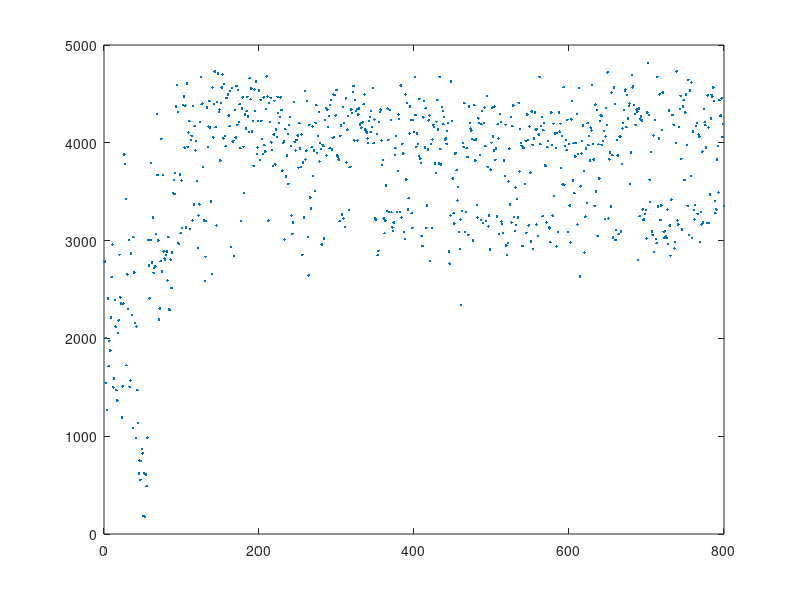

Source code (MATLAB): (Note: this script raises an error after producing the figure.)
%% Continous reward: workers
data = load("data/dqnWorkerReward.csv");
[n, p] = size(data);
scores=data(1:800,1);
%time=dqnWorkerReward(1:n,2)
plot([1:800], scores, '.');
lsline;

%% Sparse reward: total mineral count
data = load("data/dqnSparse.csv");
[n, p] = size(data);
scores=data(1:n,1);
%time=dqnSparse(1:n,2)
plot([1:n], scores, '.');
lsline;

%% Continous reward: total mineral count

data = load("data/dqnTotalMineral.csv")
[n, p] = size(data)
scores=data(1:n,1)
%time=dqnTotalMineral(1:n,2)
plot([1:n], scores, '.')
lsline

%% Naive Boltzmann, sparse reward, total mineral count

data = load("data/dqnBoltzmannNaiveSparse.csv")
[n, p] = size(data);
scores=data(1:n,1);
%time=dqnBoltzmannNaiveSparse(1:n,2)
plot([1:n], scores, '.');
lsline;

%% Naive Boltzmann, continous reward

data = load("data/dqnBoltzmannNaive.csv");
[n, p] = size(data);
scores=data(1:n,1);
plot([1:n], scores, '.');
lsline;

%% Naive Boltzmann, continous reward, linear output layer

data = load("data/dqnBoltzmannNaiveLinear.csv")
[n, p] = size(data);
scores=data(1:n,1);
plot([1:n], scores, '.');
lsline;

%% Continous worker rewards, with supplies in data
data = load("data/dqnWorkerRewardSupply2.csv")
[n, p] = size(data);
scores=data(1:n,1);
supply=data(1:n,4);
steps=data(1:n,3);
explorationDecay=0.9999

clf
scatter([1:n], scores, 20, supply, 'filled')
hold on
yyaxis right
plot([1:n], max(1*explorationDecay.^steps, 0.05));
hold off
c = colorbar;
yyaxis left

title('',...
    'FontUnits','points',...
    'interpreter','latex',...
    'FontWeight','normal',...
    'FontSize',12,...
    'FontName','Times')
ylabel({'score'},...
    'FontUnits','points',...
    'interpreter','latex',...
    'FontWeight','normal',...
    'FontSize',18,...z
    'FontName','Times')
xlabel('episode',...
    'FontUnits','points',...
    'interpreter','latex',...
    'FontWeight','normal',...
    'FontSize',18,...
    'FontName','Times')
ylabel(c, 'workers');
set(gca,...
    'FontSize',10);
ylim([0 5000])

name = ['figures/', 'dqnWorkerRewardSupply', '.eps'];
print('-depsc2', name);

%% Continous worker rewards, with pre-determined supply depot locations
data = load("data/dqnWorkerRewardSupplyLocations.csv")
[n, p] = size(data);
m = n
scores=data(1:m,1);
supply=data(1:m,4);
steps=data(1:m,3);
explorationDecay=0.9999;

clf
scatter([1:m], scores, 20, supply, 'filled')
hold on
yyaxis right
plot([1:m], max(1*explorationDecay.^steps, 0.05));
hold off
c = colorbar;
yyaxis left

title('',...
    'FontUnits','points',...
    'interpreter','latex',...
    'FontWeight','normal',...
    'FontSize',12,...
    'FontName','Times')
ylabel({'score'},...
    'FontUnits','points',...
    'interpreter','latex',...
    'FontWeight','normal',...
    'FontSize',18,...z
    'FontName','Times')
xlabel('episode',...
    'FontUnits','points',...
    'interpreter','latex',...
    'FontWeight','normal',...
    'FontSize',18,...
    'FontName','Times')
ylabel(c, 'workers');
set(gca,...
    'FontSize',10);
ylim([0 5000])

name = ['figures/', 'dqnWorkerRewardSupplyLocation', '.eps'];
print('-depsc2', name);

%% Random action
data = load("data/dqnRandom.csv")
[n, p] = size(data);
m = 800
scores=data(1:m,1);
supply=data(1:m,4);

scatter([1:m], scores, 20, supply, 'filled')
c = colorbar

title('',...
    'FontUnits','points',...
    'interpreter','latex',...
    'FontWeight','normal',...
    'FontSize',12,...
    'FontName','Times')
ylabel({'score'},...
    'FontUnits','points',...
    'interpreter','latex',...
    'FontWeight','normal',...
    'FontSize',18,...
    'FontName','Times')
xlabel('episode',...
    'FontUnits','points',...
    'interpreter','latex',...
    'FontWeight','normal',...
    'FontSize',18,...
    'FontName','Times')
ylabel(c, 'workers');
set(gca,...
    'FontSize',10);
%ylim([-1.5 1.5])

name = ['figures/', 'dqnRandom', '.eps'];
print('-depsc2', name);

%% Random vs Continous worker reward pre-determined supply
data1 = load("data/dqnRandom.csv")
data2 = load("data/dqnWorkerRewardSupplyLocationExpdecay5-9.csv")
[n1, p1] = size(data1);
[n2, p2] = size(data2);
m = min(n1, n2);

scores1=data1(1:m,1);
workers1=data1(1:m,4)
scores2=data2(1:m,1);
workers2=data2(1:m,4);

clf
hold on
scatter([1:m], scores1, 20, 'filled', 'MarkerFaceColor', [0 0.4470 0.7410])
scatter([1:m], scores2, 20, 'filled', 'MarkerFaceColor', [0.9290 0.6940 0.1250])
hold off
m1 = mean(scores1)
s1 = std(scores1)
m2 = mean(scores2)
s2 = std(scores2)
%histogram(scores1(300:m))
%histogram(scores2(300:m))

%['Fyrkantsv\aa g, $k = ', num2str(k), '$']
title('',...
    'FontUnits','points',...
    'interpreter','latex',...
    'FontWeight','normal',...
    'FontSize',12,...
    'FontName','Times')
ylabel({'score'},...
    'FontUnits','points',...
    'interpreter','latex',...
    'FontWeight','normal',...
    'FontSize',18,...
    'FontName','Times')
xlabel('episode',...
    'FontUnits','points',...
    'interpreter','latex',...
    'FontWeight','normal',...
    'FontSize',18,...
    'FontName','Times')
legend('Random','Trained');
set(gca,...
    'FontSize',10);
%ylim([-1.5 1.5])

name = ['figures/', 'randomVsWorkerRewardPreDetermined', '.eps'];
print('-depsc2', name);

%% Continous worker rewards, random supply depots, 5 nines 
data = load("data/dqnWorkerRewardExpdecay5-9.csv")
[n, p] = size(data);
m = n
scores=data(1:m,1);
supply=data(1:m,4);
steps=data(1:m,3);
explorationDecay=0.99999;

clf
scatter([1:m], scores, 20, supply, 'filled')
hold on
yyaxis right
plot([1:m], max(1*explorationDecay.^steps, 0.05));
hold off
c = colorbar;
yyaxis left

title('',...
    'FontUnits','points',...
    'interpreter','latex',...
    'FontWeight','normal',...
    'FontSize',12,...
    'FontName','Times')
ylabel({'score'},...
    'FontUnits','points',...
    'interpreter','latex',...
    'FontWeight','normal',...
    'FontSize',18,...z
    'FontName','Times')
xlabel('episode',...
    'FontUnits','points',...
    'interpreter','latex',...
    'FontWeight','normal',...
    'FontSize',18,...
    'FontName','Times')
ylabel(c, 'workers');
set(gca,...
    'FontSize',10);
%ylim([-1.5 1.5])

name = ['figures/', 'dqnWorkerRewardExpdecay5-9', '.eps'];
print('-depsc2', name);



%% Continous worker rewards, better pre-determined supply depots, 5 nines 
data = load("data/dqnWorkerRewardSupplyLocationExpdecay5-9.csv")
[n, p] = size(data);
m = n
scores=data(1:m,1);
supply=data(1:m,4);
steps=data(1:m,3);
explorationDecay=0.99999;

clf
scatter([1:m], scores, 20, supply, 'filled');
hold on
yyaxis right
plot([1:m], max(1*explorationDecay.^steps, 0.05) * 100, 'Color', 	[0, 0.4470, 0.7410]);
yyaxis left
stepSize=100
means = []
deviations = []
j = 1
for i=1:stepSize:m-stepSize
    i
    means(j)=mean(scores(i:i+stepSize));
    deviations(j)=std(scores(i:i+stepSize));
    j = j + 1;
end
means;
deviations;
%eb = errorbar([1:stepSize:m-stepSize] + stepSize/2, means, deviations * 2)
%eb.Color = 'black';
%eb.CapSize = stepSize/4;
hold off
c = colorbar;
%yyaxis left

title('',...
    'FontUnits','points',...
    'interpreter','latex',...
    'FontWeight','normal',...
    'FontSize',12,...
    'FontName','Times')
ylabel({'score'},...
    'FontUnits','points',...
    'interpreter','latex',...
    'FontWeight','normal',...
    'FontSize',18,...
    'FontName','Times')
xlabel('episode',...
    'FontUnits','points',...
    'interpreter','latex',...
    'FontWeight','normal',...
    'FontSize',18,...
    'FontName','Times')
ylabel(c, 'workers');
yyaxis right
ylabel({'exploration rate'},...
    'FontUnits','points',...
    'interpreter','latex',...
    'FontWeight','normal',...
    'FontSize',18,...z
    'FontName','Times')
ytickformat('percentage');
yyaxis left
set(gca,...
    'FontSize',10);
line([710 710], [500 5000], 'LineStyle','--', 'Color', 	[0, 0.4470, 0.7410])
legend('Network score', 'Exploration min', 'Exploration rate', ...
    'Location', 'SouthWest');
%xlim([0 710])

name = ['figures/', 'dqnWorkerRewardSupplyLocationExpdecay5-9', '.eps'];
print('-depsc2', name);
print('BarPlot', '-dpng');

%clf
m1 = mean(scores)
s1 = std(scores)
hold on
%histogram(scores(1000:1400), 'BinWidth', 200)
%histogram(scores(300:700), 'BinWidth', 200)
hold off

%% Continous worker rewards, 
% better pre-determined supply depots, 5 nines Test

data = load("data/dqnWorkerRewardSupplyLocationExpdecay5-9Test.csv")
[n, p] = size(data);
m = n
scores=data(1:m,1);
supply=data(1:m,4);
steps=data(1:m,3);
explorationDecay=0.99999;

clf
scatter([1:m], scores, 20, supply, 'filled');
hold on
yyaxis right
plot([1:m], max(1*explorationDecay.^steps, 0.05));
yyaxis left
stepSize=100
means = []
deviations = []
j = 1
for i=1:stepSize:m-stepSize
    i
    means(j)=mean(scores(i:i+stepSize));
    deviations(j)=std(scores(i:i+stepSize));
    j = j + 1;
end
means;
deviations;
%eb = errorbar([1:stepSize:m-stepSize] + stepSize/2, means, deviations * 2)
%eb.Color = 'black';
%eb.CapSize = stepSize/4;
hold off
c = colorbar;
%yyaxis left

title('',...
    'FontUnits','points',...
    'interpreter','latex',...
    'FontWeight','normal',...
    'FontSize',12,...
    'FontName','Times')
ylabel({'score'},...
    'FontUnits','points',...
    'interpreter','latex',...
    'FontWeight','normal',...
    'FontSize',18,...z
    'FontName','Times')
xlabel('episode',...
    'FontUnits','points',...
    'interpreter','latex',...
    'FontWeight','normal',...
    'FontSize',18,...
    'FontName','Times')
ylabel(c, 'workers');
set(gca,...
    'FontSize',10);
%xlim([0 710])

name = ['figures/', 'dqnWorkerRewardExpdecay5-9', '.eps'];
%print('-depsc2', name);
%print('BarPlot', '-dpng');

m1 = mean(scores)
s1 = std(scores)
%histogram(scores(1:m))

%% Continous worker rewards, better pre-determined supply depots, 5 nines 
data = load("data/dqnExploreMin-0.20.csv")
[n, p] = size(data);
m = n
scores=data(1:m,1);
supply=data(1:m,4);
steps=data(1:m,3);
explorationDecay=0.99999;

clf
scatter([1:m], scores, 20, supply, 'filled');
hold on
yyaxis right
plot([1:m], max(1*explorationDecay.^steps, 0.20));
yyaxis left
stepSize=100
means = []
deviations = []
j = 1
for i=1:stepSize:m-stepSize
    i
    means(j)=mean(scores(i:i+stepSize));
    deviations(j)=std(scores(i:i+stepSize));
    j = j + 1;
end
means;
deviations;
%eb = errorbar([1:stepSize:m-stepSize] + stepSize/2, means, deviations * 2)
%eb.Color = 'black';
%eb.CapSize = stepSize/4;
hold off
c = colorbar;
%yyaxis left

title('',...
    'FontUnits','points',...
    'interpreter','latex',...
    'FontWeight','normal',...
    'FontSize',12,...
    'FontName','Times')
ylabel({'score'},...
    'FontUnits','points',...
    'interpreter','latex',...
    'FontWeight','normal',...
    'FontSize',18,...z
    'FontName','Times')
xlabel('episode',...
    'FontUnits','points',...
    'interpreter','latex',...
    'FontWeight','normal',...
    'FontSize',18,...
    'FontName','Times')
ylabel(c, 'workers');
set(gca,...
    'FontSize',10);
%xlim([0 710])

name = ['figures/', 'dqnExploreMin-20', '.eps'];
print('-depsc2', name);
%print('BarPlot', '-dpng');

%clf
m1 = mean(scores)
s1 = std(scores)
hold on
%histogram(scores(1000:1400), 'BinWidth', 200)
%histogram(scores(300:700), 'BinWidth', 200)
hold off

%% Repeat with min exploration rate = 0.00 of:
% Continous worker rewards, better pre-determined supply depots, 5 nines 

data = load("data/dqnRepeatMin0.csv")
[n, p] = size(data);
m = n
scores=data(1:m,1);
supply=data(1:m,4);
steps=data(1:m,3);
explorationDecay=0.99999;

clf
scatter([1:m], scores, 20, supply, 'filled');
hold on
yyaxis right
plot([1:m], max(1*explorationDecay.^steps, 0.00) * 100, 'Color', 	[0, 0.4470, 0.7410]);
yyaxis left
stepSize=100
means = []
deviations = []
j = 1
for i=1:stepSize:m-stepSize
    i
    means(j)=mean(scores(i:i+stepSize));
    deviations(j)=std(scores(i:i+stepSize));
    j = j + 1;
end
means;
deviations;
%eb = errorbar([1:stepSize:m-stepSize] + stepSize/2, means, deviations * 2)
%eb.Color = 'black';
%eb.CapSize = stepSize/4;
hold off
c = colorbar;
%yyaxis left

title('',...
    'FontUnits','points',...
    'interpreter','latex',...
    'FontWeight','normal',...
    'FontSize',12,...
    'FontName','Times')
ylabel({'score'},...
    'FontUnits','points',...
    'interpreter','latex',...
    'FontWeight','normal',...
    'FontSize',18,...
    'FontName','Times')
xlabel('episode',...
    'FontUnits','points',...
    'interpreter','latex',...
    'FontWeight','normal',...
    'FontSize',18,...
    'FontName','Times')
ylabel(c, 'workers');
yyaxis right
ylabel({'exploration rate'},...
    'FontUnits','points',...
    'interpreter','latex',...
    'FontWeight','normal',...
    'FontSize',18,...
    'FontName','Times')
ytickformat('percentage');
yyaxis left
set(gca,...
    'FontSize',10);
line([710 710], [500 5000], 'LineStyle','--', 'Color', 	[0, 0.4470, 0.7410])
legend('Network score', 'Exploration rate = 5%', 'Exploration rate', ...
    'Location', 'Best');
%xlim([0 710])

name = ['figures/', 'dqnRepeatMin0', '.eps'];
print('-depsc2', name);
print('BarPlot', '-dpng');

%clf
m1 = mean(scores)
s1 = std(scores)
hold on
%histogram(scores(1000:1400), 'BinWidth', 200)
%histogram(scores(300:700), 'BinWidth', 200)
hold off

%% Repeat with min exploration rate = 0.05 of:
% Continous worker rewards, better pre-determined supply depots, 5 nines 

data = load("data/dqnRepeatMin5.csv")
[n, p] = size(data);
m = n
scores=data(1:m,1);
supply=data(1:m,4);
steps=data(1:m,3);
explorationDecay=0.99999;

clf
scatter([1:m], scores, 20, supply, 'filled');
hold on
yyaxis right
plot([1:m], max(1*explorationDecay.^steps, 0.05) * 100, 'Color', 	[0, 0.4470, 0.7410]);
yyaxis left
stepSize=100
means = []
deviations = []
j = 1
for i=1:stepSize:m-stepSize
    i
    means(j)=mean(scores(i:i+stepSize));
    deviations(j)=std(scores(i:i+stepSize));
    j = j + 1;
end
means;
deviations;
%eb = errorbar([1:stepSize:m-stepSize] + stepSize/2, means, deviations * 2)
%eb.Color = 'black';
%eb.CapSize = stepSize/4;
hold off
c = colorbar;
%yyaxis left

title('',...
    'FontUnits','points',...
    'interpreter','latex',...
    'FontWeight','normal',...
    'FontSize',12,...
    'FontName','Times')
ylabel({'score'},...
    'FontUnits','points',...
    'interpreter','latex',...
    'FontWeight','normal',...
    'FontSize',18,...
    'FontName','Times')
xlabel('episode',...
    'FontUnits','points',...
    'interpreter','latex',...
    'FontWeight','normal',...
    'FontSize',18,...
    'FontName','Times')
ylabel(c, 'workers');
yyaxis right
ylabel({'exploration rate'},...
    'FontUnits','points',...
    'interpreter','latex',...
    'FontWeight','normal',...
    'FontSize',18,...
    'FontName','Times')
ytickformat('percentage');
yyaxis left
set(gca,...
    'FontSize',10);
line([710 710], [500 5000], 'LineStyle','--', 'Color', 	[0, 0.4470, 0.7410])
legend('Network score', 'Exploration rate = 5%', 'Exploration rate', ...
    'Location', 'Best');
%xlim([0 710])

name = ['figures/', 'dqnRepeatMin5', '.eps'];
print('-depsc2', name);
print('BarPlot', '-dpng');

%clf
m1 = mean(scores)
s1 = std(scores)
hold on
%histogram(scores(1000:1400), 'BinWidth', 200)
%histogram(scores(300:700), 'BinWidth', 200)
hold off

%% Repeat 2 with min exploration rate = 0.05 of:
% Continous worker rewards, better pre-determined supply depots, 5 nines 

data = load("data/dqnRepeat2Min5.csv")
[n, p] = size(data);
m = n
scores=data(1:m,1);
supply=data(1:m,4);
steps=data(1:m,3);
explorationDecay=0.99999;

clf
scatter([1:m], scores, 20, supply, 'filled');
hold on
yyaxis right
plot([1:m], max(1*explorationDecay.^steps, 0.05) * 100, 'Color', 	[0, 0.4470, 0.7410]);
yyaxis left
stepSize=100
means = []
deviations = []
j = 1
for i=1:stepSize:m-stepSize
    i
    means(j)=mean(scores(i:i+stepSize));
    deviations(j)=std(scores(i:i+stepSize));
    j = j + 1;
end
means;
deviations;
%eb = errorbar([1:stepSize:m-stepSize] + stepSize/2, means, deviations * 2)
%eb.Color = 'black';
%eb.CapSize = stepSize/4;
hold off
c = colorbar;
%yyaxis left

title('',...
    'FontUnits','points',...
    'interpreter','latex',...
    'FontWeight','normal',...
    'FontSize',12,...
    'FontName','Times')
ylabel({'score'},...
    'FontUnits','points',...
    'interpreter','latex',...
    'FontWeight','normal',...
    'FontSize',18,...
    'FontName','Times')
xlabel('episode',...
    'FontUnits','points',...
    'interpreter','latex',...
    'FontWeight','normal',...
    'FontSize',18,...
    'FontName','Times')
ylabel(c, 'workers');
yyaxis right
ylabel({'exploration rate'},...
    'FontUnits','points',...
    'interpreter','latex',...
    'FontWeight','normal',...
    'FontSize',18,...
    'FontName','Times')
ytickformat('percentage');
yyaxis left
set(gca,...
    'FontSize',10);
line([710 710], [500 5000], 'LineStyle','--', 'Color', 	[0, 0.4470, 0.7410])
legend('Network score', 'Exploration rate = 5%', 'Exploration rate', ...
    'Location', 'SouthWest');
%xlim([0 710])

name = ['figures/', 'dqnRepeat2Min5', '.eps'];
print('-depsc2', name);
print('BarPlot', '-dpng');

%clf
m1 = mean(scores)
s1 = std(scores)
hold on
%histogram(scores(1000:1400), 'BinWidth', 200)
%histogram(scores(300:700), 'BinWidth', 200)
hold off